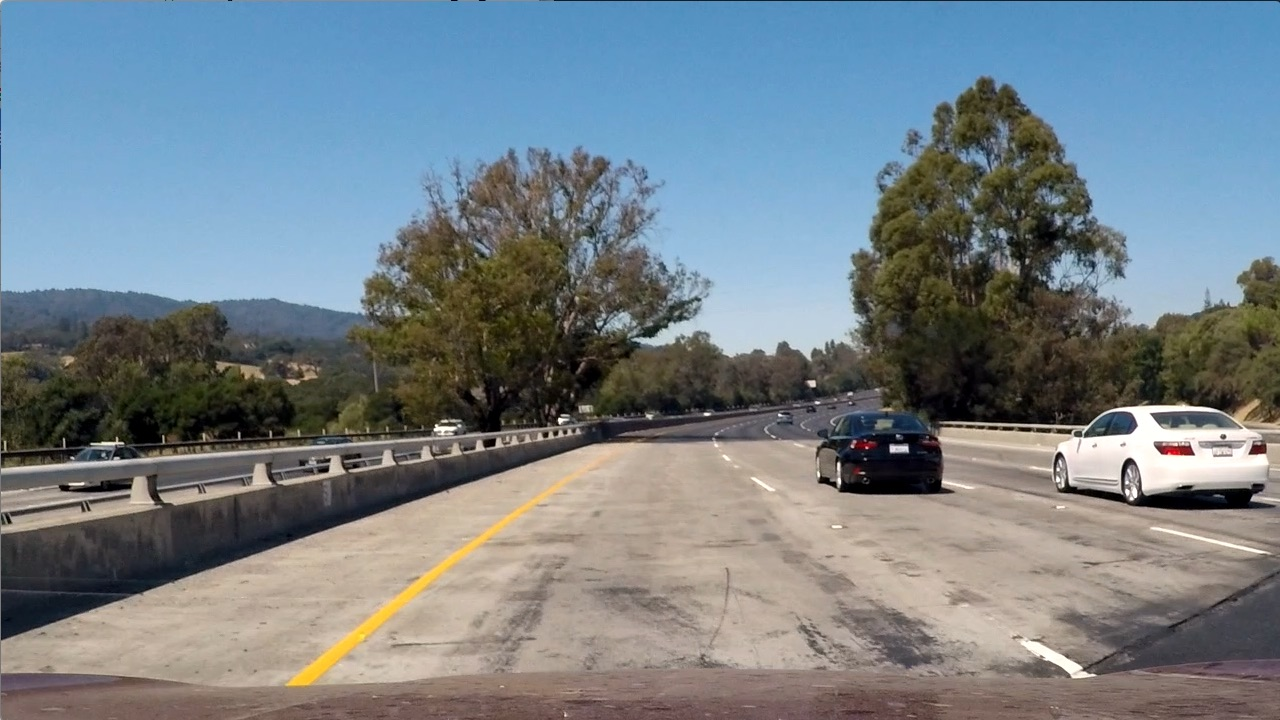
#> input picture test_images/test1.jpg, 1280 x 720 px
$ python temp.py   (older library calls are emulated)
#> lines starting #> are read from the running program, lines starting #| are printed output that depends on the picture; after the words box and inside, x2 and y2 are one past the last pixel; in counts of white or black regions, pixels touching at a corner belong together
#importing needed packages
import matplotlib.pyplot as plt
import matplotlib.image as mpimg
import numpy as np
import cv2
import pickle
# from moviepy.editor import VideoFileClip


def abs_sobel_thresh(img, orient='x', thresh_min=0, thresh_max=255):
    # Convert to grayscale
    gray = cv2.cvtColor(img, cv2.COLOR_RGB2GRAY)
    # Apply x or y gradient with the OpenCV Sobel() function
    # and take the absolute value
    if orient == 'x':
        abs_sobel = np.absolute(cv2.Sobel(gray, cv2.CV_64F, 1, 0))
    if orient == 'y':
        abs_sobel = np.absolute(cv2.Sobel(gray, cv2.CV_64F, 0, 1))
    # Rescale back to 8 bit integer
    scaled_sobel = np.uint8(255*abs_sobel/np.max(abs_sobel))
    # Create a copy and apply the threshold
    binary_output = np.zeros_like(scaled_sobel)
    # Here I'm using inclusive (>=, <=) thresholds, but exclusive is ok too
    binary_output[(scaled_sobel >= thresh_min) & (scaled_sobel <= thresh_max)] = 1

    # Return the result
    return binary_output

def mag_thresh(img, sobel_kernel=3, mag_thresh=(0, 255)):
    # Convert to grayscale
    gray = cv2.cvtColor(img, cv2.COLOR_RGB2GRAY)
    # Take both Sobel x and y gradients
    sobelx = cv2.Sobel(gray, cv2.CV_64F, 1, 0, ksize=sobel_kernel)
    sobely = cv2.Sobel(gray, cv2.CV_64F, 0, 1, ksize=sobel_kernel)
    # Calculate the gradient magnitude
    gradmag = np.sqrt(sobelx**2 + sobely**2)
    # Rescale to 8 bit
    scale_factor = np.max(gradmag)/255
    gradmag = (gradmag/scale_factor).astype(np.uint8)
    # Create a binary image of ones where threshold is met, zeros otherwise
    binary_output = np.zeros_like(gradmag)
    binary_output[(gradmag >= mag_thresh[0]) & (gradmag <= mag_thresh[1])] = 1

    # Return the binary image
    return binary_output

# Define a function to threshold an image for a given range and Sobel kernel
def dir_threshold(img, sobel_kernel=3, thresh=(0, np.pi/2)):
    # Grayscale
    gray = cv2.cvtColor(img, cv2.COLOR_RGB2GRAY)
    # Calculate the x and y gradients
    sobelx = cv2.Sobel(gray, cv2.CV_64F, 1, 0, ksize=sobel_kernel)
    sobely = cv2.Sobel(gray, cv2.CV_64F, 0, 1, ksize=sobel_kernel)
    # Take the absolute value of the gradient direction,
    # apply a threshold, and create a binary image result
    absgraddir = np.arctan2(np.absolute(sobely), np.absolute(sobelx))
    binary_output =  np.zeros_like(absgraddir)
    binary_output[(absgraddir >= thresh[0]) & (absgraddir <= thresh[1])] = 1

    # Return the binary image
    return binary_output


def hls_select(img, thresh=(0, 255)):
    hls = cv2.cvtColor(img, cv2.COLOR_RGB2HLS)
    s_channel = hls[:,:,2]
    binary_output = np.zeros_like(s_channel)
    binary_output[(s_channel > thresh[0]) & (s_channel <= thresh[1])] = 1
    return binary_output


#reading in an image
# image = mpimg.imread('test_images/straight_lines1.jpg')
image = mpimg.imread('test_images/test1.jpg')
#> image is the input picture: shape (720, 1280, 3); mean R, G, B 117.5, 128.7, 135.5
# image = mpimg.imread('test_images/test2.jpg')
# image = mpimg.imread('test_images/test3.jpg')
# image = mpimg.imread('test_images/test6.jpg')

#printing out some stats and plotting
print('This image is:', type(image), 'with dimesions:', image.shape)
#| This image is: <class 'numpy.ndarray'> with dimesions: (720, 1280, 3)
# plt.figure()
# plt.imshow(image)
# plt.title('original image')


camera_calibration_data = pickle.load(open("camera_calibration_parameter.p", "rb"))
#> (reads camera_calibration_parameter.p from the repository)
print(camera_calibration_data)

def process_image(image):
    # undistort camera images using calibration prameters obtain in previous step
    undist_image = cv2.undistort(image, camera_calibration_data['mtx'], camera_calibration_data['dist'], None, camera_calibration_data['mtx'])
    plt.figure()
    plt.imshow(undist_image)
    plt.title('undistorted image')

    gray_img = cv2.cvtColor(undist_image, cv2.COLOR_RGB2GRAY)
    equ = cv2.equalizeHist(gray_img)
    res = np.hstack((gray_img, equ)) #stacking images side-by-side
    # plt.figure()
    # plt.imshow(res,cmap='gray')
    # plt.title('Histograms Equalization')

    clahe = cv2.createCLAHE(clipLimit=2.0, tileGridSize=(8,8))
    cl1 = clahe.apply(gray_img)

    # [4 lines of commented-out code are left out]

    gray_img = cl1

    # using different technique to detect lane lines
    # using HSV color space to mask white and yellow colors only in picture
    image_HSV = cv2.cvtColor(undist_image, cv2.COLOR_RGB2HSV)
#> image_HSV: shape (720, 1280, 3); mean H, S, V 59.6, 76.4, 150.4
    temp_image = np.copy(undist_image) * 255

    # define range of yellow and white color in HSV
    lower_yellow = np.array([20, 60, 200])
    upper_yellow = np.array([30, 255, 255])

    lower_white = np.array([0, 0, 200])
    upper_white = np.array([180, 30, 255])

    # Threshold the HSV image to get only yellow and white colors
    mask_yellow = cv2.inRange(image_HSV, lower_yellow, upper_yellow)
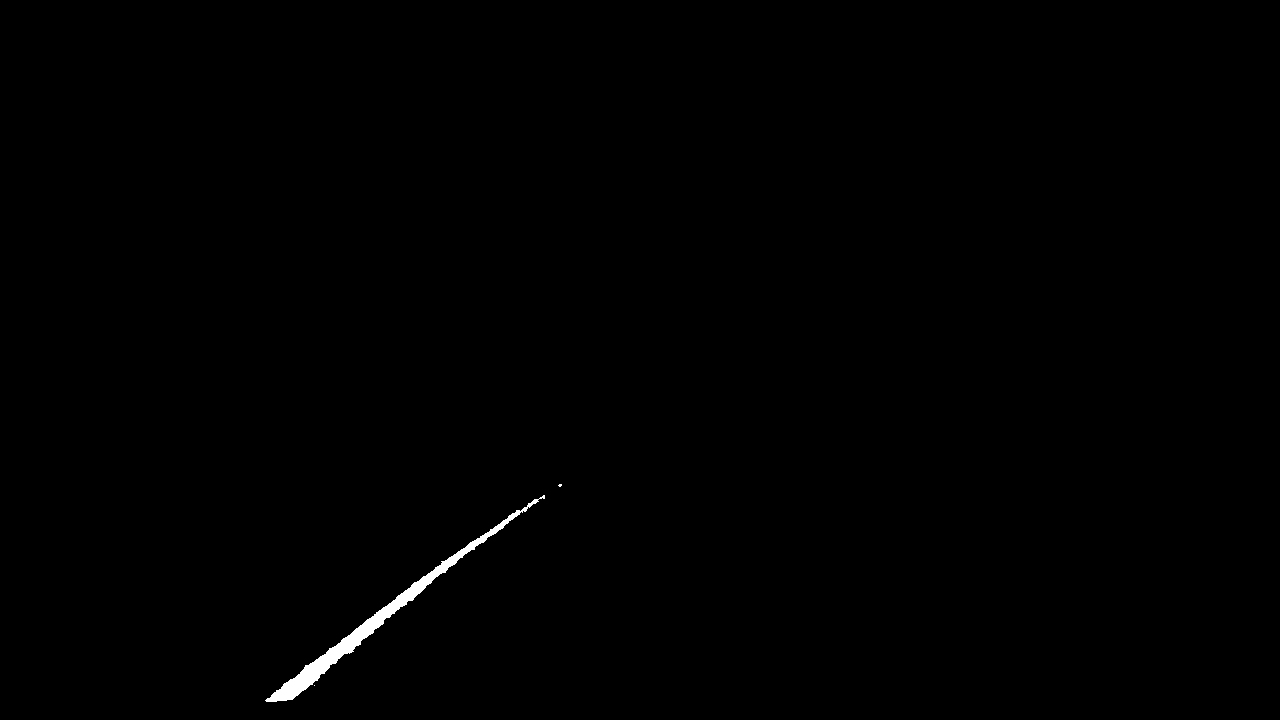
#> mask_yellow: shape (720, 1280); 0.38% white; 3 white regions (2 under 20 px), largest, box (x1, y1, x2, y2) and area: (265, 495, 545, 702) 3516
    mask_white = cv2.inRange(image_HSV, lower_white, upper_white)
#> mask_white: shape (720, 1280); 1.7% white; 171 white regions (135 under 20 px), largest, box (x1, y1, x2, y2) and area: (1066, 407, 1280, 497) 10266, (706, 330, 833, 359) 1207, (1034, 647, 1122, 695) 984

    # combine two colors mask
    mask = cv2.bitwise_or(mask_yellow, mask_white)
#> mask: shape (720, 1280); 2.1% white; 174 white regions (137 under 20 px), largest, box (x1, y1, x2, y2) and area: (1066, 407, 1280, 497) 10266, (265, 495, 545, 702) 3516, (706, 330, 833, 359) 1207
    masked_gray_img = cv2.bitwise_and(gray_img,gray_img, mask= mask)
    binary_img = cv2.threshold(masked_gray_img, 200, 255, cv2.THRESH_BINARY)[1]
#> binary_img: shape (720, 1280); 2% white; 174 white regions (139 under 20 px), largest, box (x1, y1, x2, y2) and area: (1066, 407, 1280, 496) 9642, (265, 495, 545, 702) 3173, (706, 330, 833, 359) 1207
    # plt.figure()
    # plt.imshow(binary_img,cmap='gray')
    # plt.title('yellow-white-masked-image')
    # apply morphological operator "close"
    kernel = np.ones((7,7),np.uint8)
    closing = cv2.morphologyEx(binary_img, cv2.MORPH_CLOSE, kernel)
#> closing: shape (720, 1280); 2.1% white; 101 white regions (74 under 20 px), largest, box (x1, y1, x2, y2) and area: (1037, 407, 1280, 496) 10467, (265, 495, 545, 702) 3212, (637, 303, 861, 359) 2162
    # plt.figure()
    # plt.imshow(closing,cmap='gray')
    #
    # plt.title('applay closing operation on yellow -white mask')

    # applying gradient threshold in X direction
    grad_binary_x = abs_sobel_thresh(undist_image, orient='x', thresh_min=30, thresh_max=100)
#> grad_binary_x: shape (720, 1280); values 0 (black) and 1 (white), 3.3% white in thin lines or dots, all inside (x1, y1, x2, y2) = (1, 65, 1279, 714)
    plt.figure()
    plt.imshow(grad_binary_x,cmap='gray')
    plt.title('thersholded x grad')
    # applying gradient threshold in Y direction
    grad_binary_y = abs_sobel_thresh(undist_image, orient='y', thresh_min=30, thresh_max=100)
#> grad_binary_y: shape (720, 1280); values 0 (black) and 1 (white), 5.6% white in thin lines or dots
    # plt.figure()
    # plt.imshow(grad_binary_y,cmap='gray')
    # plt.title('thersholded y grad')
    # applying gradient magnitude threshold
    grad_binary_mag = mag_thresh(undist_image, sobel_kernel=15, mag_thresh=(80, 150))
#> in mag_thresh, `gradmag = np.sqrt(sobelx**2 + sobely**2)`:
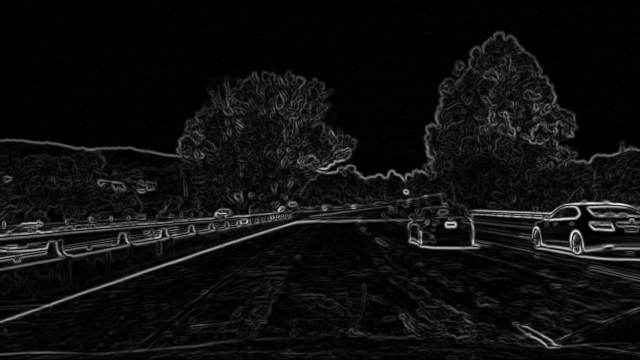
#> gradmag: shape (720, 1280) float64 (shown at 1/2 size); min 0, max 6.09e+09, mean 373769611.8; drawn with min black and max white
#> in mag_thresh, `scale_factor = np.max(gradmag)/255`: scale_factor = 23868094.9
#> grad_binary_mag: shape (720, 1280); values 0 (black) and 1 (white), 2.7% white; 343 white regions (212 under 20 px), largest, box (x1, y1, x2, y2) and area: (0, 439, 764, 646) 2947, (942, 400, 1228, 442) 1449, (1063, 452, 1280, 509) 1274
    plt.figure()
    plt.imshow(grad_binary_mag,cmap='gray')
    plt.title('thersholded mag grad')
    dir_binary = dir_threshold(undist_image, sobel_kernel=15, thresh=(0.7, 1.3))
#> dir_binary: shape (720, 1280) float64; values 0 (black) and 1 (white), 39.7% white; 6158 white regions (4919 under 20 px), largest, box (x1, y1, x2, y2) and area: (118, 401, 1238, 719) 70155, (999, 1, 1279, 310) 16538, (178, 26, 450, 268) 13935
    # plt.figure()
    # plt.imshow(dir_binary,cmap='gray')
    # plt.title('thersholded grad dir')

    hls_binary = hls_select(undist_image, thresh=(170, 255))
#> hls_binary: shape (720, 1280); values 0 (black) and 1 (white), 1.9% white; 598 white regions (515 under 20 px), largest, box (x1, y1, x2, y2) and area: (1094, 407, 1280, 494) 5388, (268, 477, 570, 701) 3846, (842, 478, 925, 495) 657
    # plt.figure()
    # plt.imshow(hls_binary,cmap='gray')
    # plt.title('thersholded s channel')


    grad_mag_hls = cv2.bitwise_or(grad_binary_x, hls_binary)
#> grad_mag_hls: shape (720, 1280); values 0 (black) and 1 (white), 5.1% white; 2973 white regions (2543 under 20 px), largest, box (x1, y1, x2, y2) and area: (1066, 403, 1280, 508) 6912, (268, 477, 570, 701) 3853, (815, 446, 925, 495) 1008
    plt.figure()
    plt.imshow(grad_mag_hls,cmap='gray')
    plt.title('combined grad mag and S channel threshold')

    kernel = np.ones((9,9),np.uint8)
    closing = cv2.morphologyEx(grad_mag_hls, cv2.MORPH_CLOSE, kernel)
#> closing: shape (720, 1280); values 0 (black) and 1 (white), 12.2% white; 358 white regions (262 under 20 px), largest, box (x1, y1, x2, y2) and area: (351, 144, 741, 464) 39784, (905, 84, 1204, 339) 21100, (1058, 385, 1280, 519) 13891
    plt.figure()
    plt.imshow(closing,cmap='gray')
    plt.title('closing operation on combined grad mag and S channel threshold')


    # apply perspective transformation on region of interset

    src = np.float32([[250,670],[1050,670], [590,450],[690,450]])
    dst = np.float32([[250,720],[1000,720], [250,0],[1000,0]])

    # d) use cv2.getPerspectiveTransform() to get M, the transform matrix
    M = cv2.getPerspectiveTransform(src,dst)
    Minv = cv2.getPerspectiveTransform(dst,src)
    # e) use cv2.warpPerspective() to warp your image to a top-down view
    warped = cv2.warpPerspective(undist_image, M, (1280, 720))
    plt.figure()
    plt.imshow(warped)
    plt.title('perspective transformation of image to focus on lanes')

    warped_binary = cv2.warpPerspective(grad_mag_hls, M, (1280, 720))
#> warped_binary: shape (720, 1280); values 0 (black) and 1 (white), 3.2% white; 108 white regions (92 under 20 px), largest, box (x1, y1, x2, y2) and area: (288, 377, 346, 720) 8835, (43, 0, 146, 159) 6832, (1101, 103, 1189, 207) 3672
    plt.figure()
    plt.imshow(warped_binary,cmap='gray')
    plt.title('perspective transformation of closing operation on combined grad mag and S channel threshold')


    binary_warped = warped_binary

    # Assuming you have created a warped binary image called "binary_warped"
    # Take a histogram of the bottom half of the image
    histogram = np.sum(binary_warped[binary_warped.shape[0] // 2:, :], axis=0)
#> histogram = 1280 values, max 278 at index 313, min 0 at index 22, mean 10.16
    # Create an output image to draw on and  visualize the result
    out_img = np.dstack((binary_warped, binary_warped, binary_warped)) * 255
    # Find the peak of the left and right halves of the histogram
    # These will be the starting point for the left and right lines
    midpoint = np.int(histogram.shape[0] / 2)
    leftx_base = np.argmax(histogram[:midpoint])
#> leftx_base = 313
    rightx_base = np.argmax(histogram[midpoint:]) + midpoint
#> rightx_base = 1060

    # Choose the number of sliding windows
    nwindows = 20
    # Set height of windows
    window_height = np.int(binary_warped.shape[0] / nwindows)
    # Identify the x and y positions of all nonzero pixels in the image
    nonzero = binary_warped.nonzero()
#> nonzero = 29524 positions, rows 0 to 719, columns 0 to 1279
    nonzeroy = np.array(nonzero[0])
    nonzerox = np.array(nonzero[1])
    # Current positions to be updated for each window
    leftx_current = leftx_base
#> leftx_current = 313
    rightx_current = rightx_base
#> rightx_current = 1060
    # Set the width of the windows +/- margin
    margin = 100
    # Set minimum number of pixels found to recenter window
    minpix = 50
    # Create empty lists to receive left and right lane pixel indices
    left_lane_inds = []
    right_lane_inds = []

    # Step through the windows one by one
    for window in range(nwindows):
        # Identify window boundaries in x and y (and right and left)
        win_y_low = binary_warped.shape[0] - (window + 1) * window_height
        win_y_high = binary_warped.shape[0] - window * window_height
        win_xleft_low = leftx_current - margin
        win_xleft_high = leftx_current + margin
        win_xright_low = rightx_current - margin
        win_xright_high = rightx_current + margin
        # Draw the windows on the visualization image
        cv2.rectangle(out_img, (win_xleft_low, win_y_low), (win_xleft_high, win_y_high), (0, 255, 0), 2)
        cv2.rectangle(out_img, (win_xright_low, win_y_low), (win_xright_high, win_y_high), (0, 255, 0), 2)
        # Identify the nonzero pixels in x and y within the window
        good_left_inds = ((nonzeroy >= win_y_low) & (nonzeroy < win_y_high) & (nonzerox >= win_xleft_low) & (
        nonzerox < win_xleft_high)).nonzero()[0]
        good_right_inds = ((nonzeroy >= win_y_low) & (nonzeroy < win_y_high) & (nonzerox >= win_xright_low) & (
        nonzerox < win_xright_high)).nonzero()[0]
        # Append these indices to the lists
        left_lane_inds.append(good_left_inds)
        right_lane_inds.append(good_right_inds)
        # If you found > minpix pixels, recenter next window on their mean position
        if len(good_left_inds) > minpix:
            leftx_current = np.int(np.mean(nonzerox[good_left_inds]))
        if len(good_right_inds) > minpix:
            rightx_current = np.int(np.mean(nonzerox[good_right_inds]))
#> this loop made 20 passes
#> (win_xleft_low, win_xleft_high, win_xright_low, win_xright_high, leftx_current, rightx_current) on passes 1, 4, 8, 9, 10: (213, 413, 960, 1160, 306, 1021), (203, 403, 921, 1121, 305, 1045), (220, 420, 945, 1145, 326, 1053), (226, 426, 953, 1153, 328, 1059), (228, 428, 959, 1159, 332, 1065)
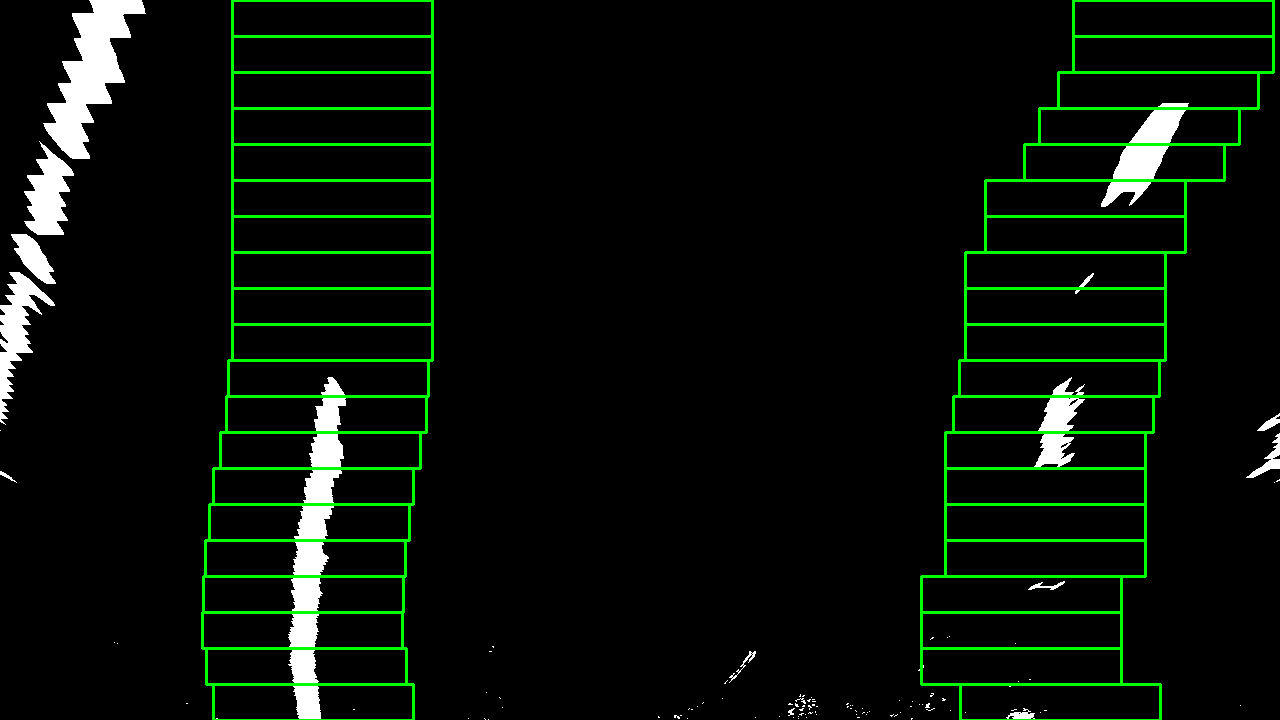
#> out_img: shape (720, 1280, 3); mean of channels 0, 1, 2 7.8, 16.9, 7.8; drawn as R, G, B
#> after the loop, left_lane_inds = 20 items; right_lane_inds = 20 items

    # Concatenate the arrays of indices
    left_lane_inds = np.concatenate(left_lane_inds)
#> left_lane_inds = 8841 values, max 29490 at index 852, min 16734 at index 8568, mean 24041.5
    right_lane_inds = np.concatenate(right_lane_inds)
#> right_lane_inds = 6336 values, max 29523 at index 208, min 4987 at index 6194, mean 13468.4

    # Extract left and right line pixel positions
    leftx = nonzerox[left_lane_inds]
#> leftx = 8841 values, max 354 at index 618, min 213 at index 805, mean 313.7
    lefty = nonzeroy[left_lane_inds]
#> lefty = 8841 values, max 719 at index 831, min 377 at index 8568, mean 549.6
    rightx = nonzerox[right_lane_inds]
#> rightx = 6336 values, max 1188 at index 6220, min 921 at index 211, mean 1106.8
    righty = nonzeroy[right_lane_inds]
#> righty = 6336 values, max 719 at index 179, min 103 at index 6194, mean 278.4

    # Fit a second order polynomial to each
    left_fit = np.polyfit(lefty, leftx, 2)
#> left_fit = [0.000384, -0.519, 479.7]
    right_fit = np.polyfit(righty, rightx, 2)
#> right_fit = [0.000371, -0.538, 1218.1]


    # Generate x and y values for plotting

    ploty = np.linspace(0, binary_warped.shape[0]-1, binary_warped.shape[0] )
    left_fitx = left_fit[0]*ploty**2 + left_fit[1]*ploty + left_fit[2]
#> left_fitx = 720 values, max 479.7 at index 0, min 304.2 at index 676, mean 359.3
    right_fitx = right_fit[0]*ploty**2 + right_fit[1]*ploty + right_fit[2]
#> right_fitx = 720 values, max 1218.1 at index 0, min 1023.2 at index 719, mean 1088.7

    out_img[nonzeroy[left_lane_inds], nonzerox[left_lane_inds]] = [255, 0, 0]
    out_img[nonzeroy[right_lane_inds], nonzerox[right_lane_inds]] = [0, 0, 255]
    plt.figure()
    plt.imshow(out_img)
    plt.plot(left_fitx, ploty, color='yellow')
    plt.plot(right_fitx, ploty, color='yellow')
    plt.xlim(0, 1280)
    plt.ylim(720, 0)


    # Create an image to draw the lines on
    warp_zero = np.zeros_like(binary_warped).astype(np.uint8)
    color_warp = np.dstack((warp_zero, warp_zero, warp_zero))

    # Recast the x and y points into usable format for cv2.fillPoly()
    pts_left = np.array([np.transpose(np.vstack([left_fitx, ploty]))])
#> pts_left = 720 pairs, first value 304.2 to 479.7, second value 0 to 719
    pts_right = np.array([np.flipud(np.transpose(np.vstack([right_fitx, ploty])))])
#> pts_right = 720 pairs, first value 1023.2 to 1218.1, second value 0 to 719
    pts = np.hstack((pts_left, pts_right))
#> pts = 1440 pairs, first value 304.2 to 1218.1, second value 0 to 719

    # Draw the lane onto the warped blank image
    cv2.fillPoly(color_warp, np.int_([pts]), (0,255, 0))
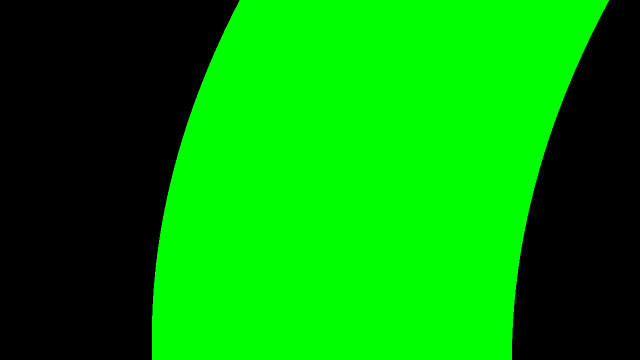
#> color_warp: shape (720, 1280, 3) (shown at 1/2 size); mean of channels 0, 1, 2 0, 145.5, 0; drawn as R, G, B

    # Warp the blank back to original image space using inverse perspective matrix (Minv)
    newwarp = cv2.warpPerspective(color_warp, Minv, (1280, 720))
    # Combine the result with the original image
    result = cv2.addWeighted(undist_image, 1, newwarp, 0.3, 0)
    plt.figure()
    plt.imshow(result)
    return result

process_image(image=image)

# [4 lines of commented-out code are left out]

plt.show()
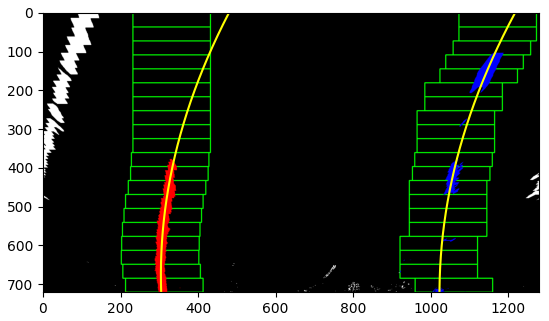
#> figure drawn by matplotlib, 1 panel
